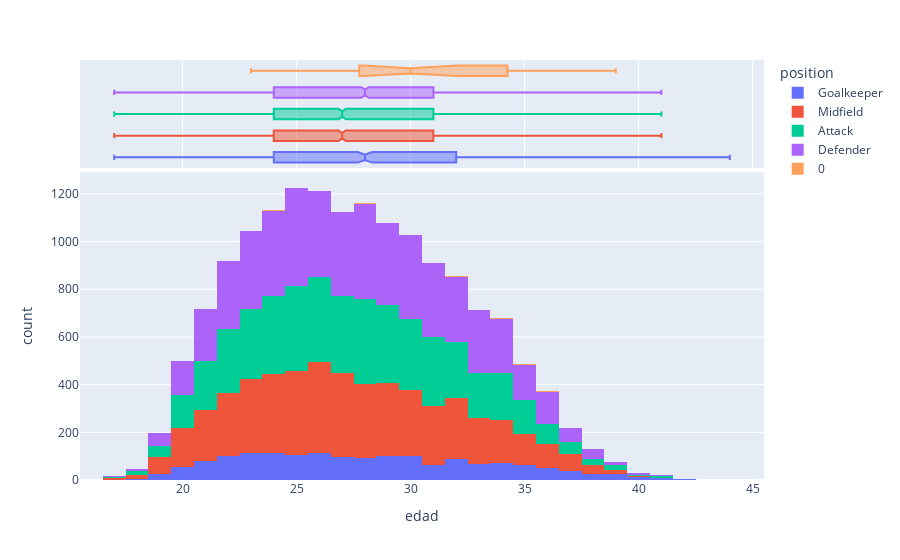

Notebook cell for this chart:
### Code cell
players[['market_value_in_gbp', 'height_in_cm',  'edad']]

# correlation matrix
corr = players.corr()
display(corr)

plt.figure(figsize=(15,15))
sns.heatmap(corr, annot=True, cmap='coolwarm', vmin=-1, vmax=1)

players.dropna(inplace=True)
px.histogram(players, x='edad', marginal='box', color='position')

### Figure 1 — Plotly figure (JSON) as saved in the notebook; plotly's stock layout.template omitted (floating-point values rounded to 4 significant figures; data arrays with more than 128 entries replaced by an {"elided": "..."} marker saying what was removed)
{"data": [{"alignmentgroup": "True", "bingroup": "x", "hovertemplate": "position=Goalkeeper<br>edad=%{x}<br>count=%{y}<extra></extra>", "legendgroup": "Goalkeeper", "marker": {"color": "#636efa", "pattern": {"shape": ""}}, "name": "Goalkeeper", "offsetgroup": "Goalkeeper", "orientation": "v", "showlegend": true, "type": "histogram", "x": {"elided": "1621 int values"}, "xaxis": "x", "yaxis": "y"}, {"alignmentgroup": "True", "hovertemplate": "position=Goalkeeper<br>edad=%{x}<extra></extra>", "legendgroup": "Goalkeeper", "marker": {"color": "#636efa"}, "name": "Goalkeeper", "notched": true, "offsetgroup": "Goalkeeper", "showlegend": false, "type": "box", "x": {"elided": "1621 int values"}, "xaxis": "x2", "yaxis": "y2"}, {"alignmentgroup": "True", "bingroup": "x", "hovertemplate": "position=Midfield<br>edad=%{x}<br>count=%{y}<extra></extra>", "legendgroup": "Midfield", "marker": {"color": "#EF553B", "pattern": {"shape": ""}}, "name": "Midfield", "offsetgroup": "Midfield", "orientation": "v", "showlegend": true, "type": "histogram", "x": {"elided": "4588 int values"}, "xaxis": "x", "yaxis": "y"}, {"alignmentgroup": "True", "hovertemplate": "position=Midfield<br>edad=%{x}<extra></extra>", "legendgroup": "Midfield", "marker": {"color": "#EF553B"}, "name": "Midfield", "notched": true, "offsetgroup": "Midfield", "showlegend": false, "type": "box", "x": {"elided": "4588 int values"}, "xaxis": "x2", "yaxis": "y2"}, {"alignmentgroup": "True", "bingroup": "x", "hovertemplate": "position=Attack<br>edad=%{x}<br>count=%{y}<extra></extra>", "legendgroup": "Attack", "marker": {"color": "#00cc96", "pattern": {"shape": ""}}, "name": "Attack", "offsetgroup": "Attack", "orientation": "v", "showlegend": true, "type": "histogram", "x": {"elided": "4570 int values"}, "xaxis": "x", "yaxis": "y"}, {"alignmentgroup": "True", "hovertemplate": "position=Attack<br>edad=%{x}<extra></extra>", "legendgroup": "Attack", "marker": {"color": "#00cc96"}, "name": "Attack", "notched": true, "offsetgroup": "Attack", "showlegend": false, "type": "box", "x": {"elided": "4570 int values"}, "xaxis": "x2", "yaxis": "y2"}, {"alignmentgroup": "True", "bingroup": "x", "hovertemplate": "position=Defender<br>edad=%{x}<br>count=%{y}<extra></extra>", "legendgroup": "Defender", "marker": {"color": "#ab63fa", "pattern": {"shape": ""}}, "name": "Defender", "offsetgroup": "Defender", "orientation": "v", "showlegend": true, "type": "histogram", "x": {"elided": "5091 int values"}, "xaxis": "x", "yaxis": "y"}, {"alignmentgroup": "True", "hovertemplate": "position=Defender<br>edad=%{x}<extra></extra>", "legendgroup": "Defender", "marker": {"color": "#ab63fa"}, "name": "Defender", "notched": true, "offsetgroup": "Defender", "showlegend": false, "type": "box", "x": {"elided": "5091 int values"}, "xaxis": "x2", "yaxis": "y2"}, {"alignmentgroup": "True", "bingroup": "x", "hovertemplate": "position=0<br>edad=%{x}<br>count=%{y}<extra></extra>", "legendgroup": "0", "marker": {"color": "#FFA15A", "pattern": {"shape": ""}}, "name": "0", "offsetgroup": "0", "orientation": "v", "showlegend": true, "type": "histogram", "x": [27, 33, 36, 32, 34, 28, 30, 35, 36, 26, 27, 24, 27, 29, 32, 23, 36, 28, 31, 30, 28, 35, 39, 28, 29], "xaxis": "x", "yaxis": "y"}, {"alignmentgroup": "True", "hovertemplate": "position=0<br>edad=%{x}<extra></extra>", "legendgroup": "0", "marker": {"color": "#FFA15A"}, "name": "0", "notched": true, "offsetgroup": "0", "showlegend": false, "type": "box", "x": [27, 33, 36, 32, 34, 28, 30, 35, 36, 26, 27, 24, 27, 29, 32, 23, 36, 28, 31, 30, 28, 35, 39, 28, 29], "xaxis": "x2", "yaxis": "y2"}], "layout": {"barmode": "relative", "legend": {"title": {"text": "position"}, "tracegroupgap": 0}, "margin": {"t": 60}, "xaxis": {"anchor": "y", "domain": [0, 1], "title": {"text": "edad"}}, "xaxis2": {"anchor": "y2", "domain": [0, 1], "matches": "x", "showgrid": true, "showticklabels": false}, "yaxis": {"anchor": "x", "domain": [0, 0.7326], "title": {"text": "count"}}, "yaxis2": {"anchor": "x2", "domain": [0.7426, 1], "matches": "y2", "showgrid": false, "showline": false, "showticklabels": false, "ticks": ""}}}
